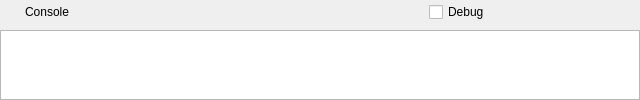
<?xml version="1.0" encoding="UTF-8"?>
<ui version="4.0">
 <class>Logger</class>
 <widget class="QWidget" name="Logger">
  <property name="geometry">
   <rect>
    <x>0</x>
    <y>0</y>
    <width>640</width>
    <height>100</height>
   </rect>
  </property>
  <property name="sizePolicy">
   <sizepolicy hsizetype="Preferred" vsizetype="Preferred">
    <horstretch>0</horstretch>
    <verstretch>0</verstretch>
   </sizepolicy>
  </property>
  <property name="windowTitle">
   <string>Form</string>
  </property>
  <layout class="QVBoxLayout" name="verticalLayout">
   <property name="leftMargin">
    <number>0</number>
   </property>
   <property name="topMargin">
    <number>0</number>
   </property>
   <property name="rightMargin">
    <number>0</number>
   </property>
   <property name="bottomMargin">
    <number>0</number>
   </property>
   <item>
    <widget class="QWidget" name="widget" native="true">
     <property name="sizePolicy">
      <sizepolicy hsizetype="Preferred" vsizetype="Fixed">
       <horstretch>0</horstretch>
       <verstretch>0</verstretch>
      </sizepolicy>
     </property>
     <property name="minimumSize">
      <size>
       <width>0</width>
       <height>24</height>
      </size>
     </property>
     <layout class="QHBoxLayout" name="horizontalLayout">
      <property name="leftMargin">
       <number>0</number>
      </property>
      <property name="topMargin">
       <number>0</number>
      </property>
      <property name="rightMargin">
       <number>0</number>
      </property>
      <property name="bottomMargin">
       <number>0</number>
      </property>
      <item>
       <widget class="QToolButton" name="more">
        <property name="enabled">
         <bool>true</bool>
        </property>
        <property name="sizePolicy">
         <sizepolicy hsizetype="Fixed" vsizetype="Fixed">
          <horstretch>0</horstretch>
          <verstretch>0</verstretch>
         </sizepolicy>
        </property>
        <property name="toolTip">
         <string>Show console log</string>
        </property>
        <property name="statusTip">
         <string>Show console log</string>
        </property>
        <property name="whatsThis">
         <string>Show console log</string>
        </property>
        <property name="styleSheet">
         <string notr="true">#more
{
background: url(:/logger/icons/chevrons-right.svg) no-repeat;
border:0px;
}

#more:checked
{
background: url(:/logger/icons/chevrons-down.svg) no-repeat;
}</string>
        </property>
        <property name="text">
         <string/>
        </property>
        <property name="shortcut">
         <string>Ctrl+Shift+L</string>
        </property>
        <property name="checkable">
         <bool>true</bool>
        </property>
       </widget>
      </item>
      <item>
       <widget class="QLabel" name="console">
        <property name="sizePolicy">
         <sizepolicy hsizetype="Minimum" vsizetype="Preferred">
          <horstretch>0</horstretch>
          <verstretch>0</verstretch>
         </sizepolicy>
        </property>
        <property name="text">
         <string>Console</string>
        </property>
        <property name="alignment">
         <set>Qt::AlignLeading|Qt::AlignLeft|Qt::AlignVCenter</set>
        </property>
        <property name="indent">
         <number>-1</number>
        </property>
       </widget>
      </item>
      <item>
       <spacer name="horizontalSpacer">
        <property name="orientation">
         <enum>Qt::Horizontal</enum>
        </property>
        <property name="sizeHint" stdset="0">
         <size>
          <width>40</width>
          <height>20</height>
         </size>
        </property>
       </spacer>
      </item>
      <item>
       <widget class="QCheckBox" name="debug">
        <property name="toolTip">
         <string>Debug mode</string>
        </property>
        <property name="statusTip">
         <string>Select to increase debug information</string>
        </property>
        <property name="whatsThis">
         <string>Select to increase debug information</string>
        </property>
        <property name="text">
         <string>Debug</string>
        </property>
       </widget>
      </item>
      <item>
       <widget class="QToolButton" name="trash">
        <property name="toolTip">
         <string>Clear console</string>
        </property>
        <property name="statusTip">
         <string>Clear console</string>
        </property>
        <property name="whatsThis">
         <string>Clear console</string>
        </property>
        <property name="text">
         <string/>
        </property>
        <property name="icon">
         <iconset resource="qagate.qrc">
          <normaloff>:/logger/icons/trash.svg</normaloff>:/logger/icons/trash.svg</iconset>
        </property>
        <property name="shortcut">
         <string>Ctrl+Alt+C</string>
        </property>
        <property name="autoRaise">
         <bool>true</bool>
        </property>
       </widget>
      </item>
      <item>
       <widget class="QToolButton" name="copy">
        <property name="toolTip">
         <string>Copy content to clipboard</string>
        </property>
        <property name="statusTip">
         <string>Copy content to clipboard</string>
        </property>
        <property name="whatsThis">
         <string>Copy content to clipboard</string>
        </property>
        <property name="text">
         <string/>
        </property>
        <property name="icon">
         <iconset resource="qagate.qrc">
          <normaloff>:/logger/icons/copy.svg</normaloff>:/logger/icons/copy.svg</iconset>
        </property>
        <property name="shortcut">
         <string>Ctrl+Shift+C</string>
        </property>
        <property name="autoRaise">
         <bool>true</bool>
        </property>
       </widget>
      </item>
      <item>
       <widget class="QLabel" name="info">
        <property name="minimumSize">
         <size>
          <width>24</width>
          <height>24</height>
         </size>
        </property>
        <property name="styleSheet">
         <string notr="true">#info
{
background: url(:/logger/icons/info.svg) no-repeat;
}</string>
        </property>
        <property name="text">
         <string/>
        </property>
       </widget>
      </item>
      <item>
       <widget class="QLabel" name="warning">
        <property name="minimumSize">
         <size>
          <width>24</width>
          <height>24</height>
         </size>
        </property>
        <property name="styleSheet">
         <string notr="true">#warning
{
background: url(:/logger/icons/alert-triangle.svg) no-repeat;
}</string>
        </property>
        <property name="text">
         <string/>
        </property>
       </widget>
      </item>
      <item>
       <widget class="QLabel" name="error">
        <property name="minimumSize">
         <size>
          <width>24</width>
          <height>24</height>
         </size>
        </property>
        <property name="styleSheet">
         <string notr="true">#error
{
background: url(:/logger/icons/alert-circle.svg) no-repeat;
}</string>
        </property>
        <property name="text">
         <string/>
        </property>
       </widget>
      </item>
     </layout>
    </widget>
   </item>
   <item>
    <widget class="QPlainTextEdit" name="logger">
     <property name="sizePolicy">
      <sizepolicy hsizetype="Expanding" vsizetype="Preferred">
       <horstretch>0</horstretch>
       <verstretch>0</verstretch>
      </sizepolicy>
     </property>
     <property name="font">
      <font>
       <family>Ubuntu Mono</family>
       <pointsize>9</pointsize>
      </font>
     </property>
     <property name="focusPolicy">
      <enum>Qt::NoFocus</enum>
     </property>
     <property name="acceptDrops">
      <bool>false</bool>
     </property>
     <property name="undoRedoEnabled">
      <bool>false</bool>
     </property>
     <property name="readOnly">
      <bool>true</bool>
     </property>
    </widget>
   </item>
  </layout>
 </widget>
 <resources>
  <include location="qagate.qrc"/>
 </resources>
 <connections/>
</ui>
